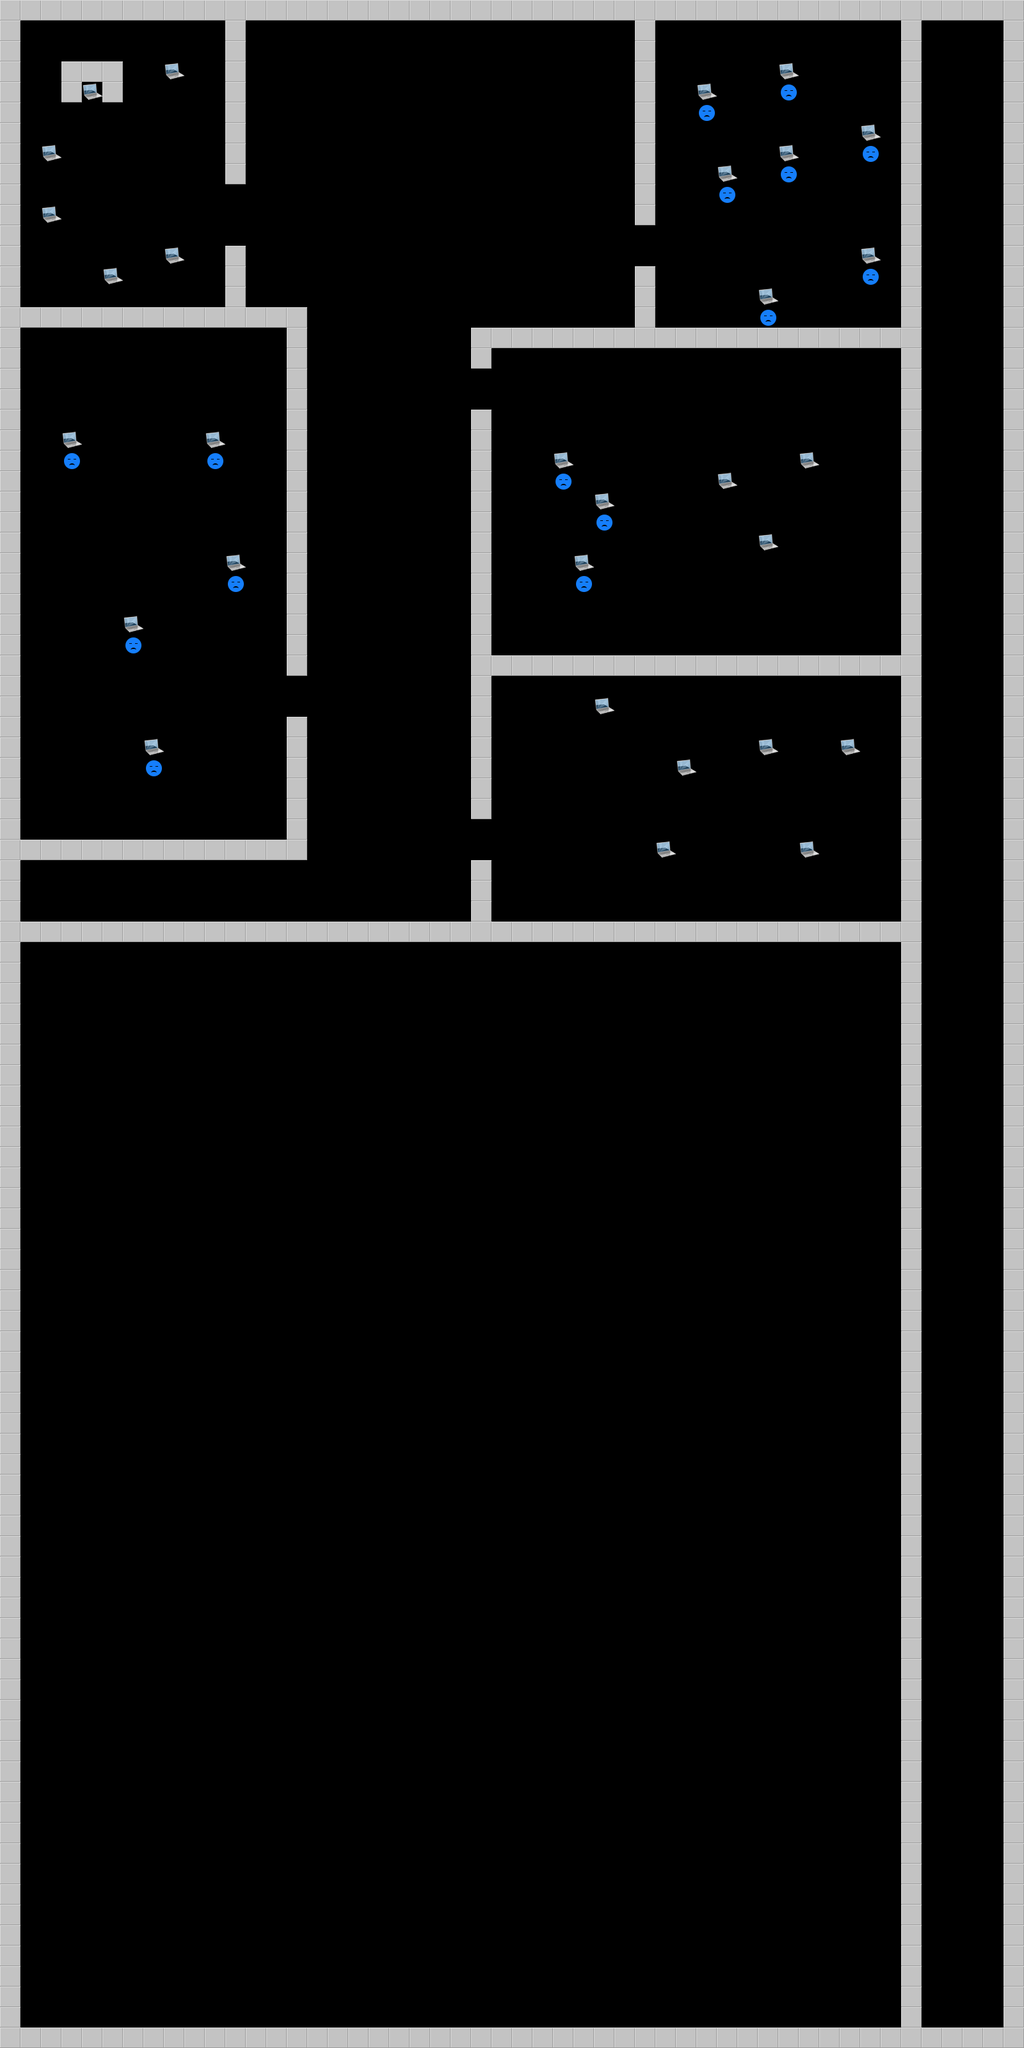

The image is a tile-based game level rendered from a .tmx file. Its description and source (layers, tilesets, objects; grid data summarised) follow:
An orthogonal 50x100 tile map with 32x32 px tiles, 1 tile layer (wall), 6 tilesets and 29 objects (24x blockers, 4x mentor, player).

<map version="1.0" orientation="orthogonal" renderorder="right-down" width="50" height="100" tilewidth="32" tileheight="32">
 <tileset firstgid="1" name="tiles" tilewidth="32" tileheight="32">
  <image source="img/tiles.png" width="32" height="32" />
  <terraintypes>
   <terrain name="New Terrain" tile="-1" />
  </terraintypes>
 </tileset>
 <tileset firstgid="2" name="triggers" tilewidth="32" tileheight="32">
  <image source="img/triggers.png" width="192" height="32" />
 </tileset>
 <tileset firstgid="8" name="Team" tilewidth="32" tileheight="32">
  <image source="img/team.png" width="32" height="32" />
 </tileset>
 <tileset firstgid="9" name="Laptop" tilewidth="32" tileheight="32">
  <image source="img/laptop.png" width="32" height="32" />
 </tileset>
 <tileset firstgid="10" name="enemy" tilewidth="32" tileheight="32">
  <image source="img/enemy.png" width="32" height="32" />
 </tileset>
 <tileset firstgid="11" name="enemy" tilewidth="32" tileheight="32">
  <image source="img/enemy2.png" width="32" height="32" />
 </tileset>
 <layer name="wall" width="50" height="100">
  <data>[5000 cells, 632 non-empty, 4 distinct tile ids]</data>
 </layer>
 <objectgroup name="triggers" visible="0">
  <object name="player" x="129" y="169" width="31" height="29">
   <properties>
    <property name="player" value="player" />
   </properties>
  </object>
  <object name="mentor" x="450" y="1376.67" width="24.3333" height="22.3333">
   <properties>
    <property name="mentor" value="mentor" />
   </properties>
  </object>
  <object name="mentor" x="278.667" y="249.333" width="33.3333" height="30.6667">
   <properties>
    <property name="mentor" value="mentor" />
   </properties>
  </object>
  <object name="mentor" x="446.667" y="229.333" width="40" height="34.6667">
   <properties>
    <property name="mentor" value="mentor" />
   </properties>
  </object>
  <object name="mentor" x="674.667" y="401.333" width="41.3333" height="37.3333">
   <properties>
    <property name="mentor" value="mentor" />
   </properties>
  </object>
 </objectgroup>
 <objectgroup name="collision" visible="0">
  <object name="blockers" x="33" y="14" width="1375" height="17">
   <properties>
    <property name="blockers" value="blockers" />
   </properties>
  </object>
  <object name="blockers" x="1409" y="40" width="29" height="3142">
   <properties>
    <property name="blockers" value="blockers" />
   </properties>
  </object>
  <object name="blockers" x="32" y="3171" width="1377" height="28">
   <properties>
    <property name="blockers" value="blockers" />
   </properties>
  </object>
  <object name="blockers" x="0" y="36" width="29" height="3134">
   <properties>
    <property name="blockers" value="blockers" />
   </properties>
  </object>
  <object name="blockers" x="353" y="32" width="29" height="257">
   <properties>
    <property name="blockers" value="blockers" />
   </properties>
  </object>
  <object name="blockers" x="352" y="387" width="29" height="93">
   <properties>
    <property name="blockers" value="blockers" />
   </properties>
  </object>
  <object name="blockers" x="32" y="482" width="447" height="28">
   <properties>
    <property name="blockers" value="blockers" />
   </properties>
  </object>
  <object name="blockers" x="448" y="513" width="32" height="543">
   <properties>
    <property name="blockers" value="blockers" />
   </properties>
  </object>
  <object name="blockers" x="448" y="1123" width="31" height="219">
   <properties>
    <property name="blockers" value="blockers" />
   </properties>
  </object>
  <object name="blockers" x="32" y="1313" width="415" height="29">
   <properties>
    <property name="blockers" value="blockers" />
   </properties>
  </object>
  <object name="blockers" x="33" y="1442" width="1374" height="28">
   <properties>
    <property name="blockers" value="blockers" />
   </properties>
  </object>
  <object name="blockers" x="992" y="36" width="30" height="312">
   <properties>
    <property name="blockers" value="blockers" />
   </properties>
  </object>
  <object name="blockers" x="993.333" y="418.667" width="30" height="93.3333">
   <properties>
    <property name="blockers" value="blockers" />
   </properties>
  </object>
  <object name="blockers" x="738.667" y="514.667" width="668" height="29">
   <properties>
    <property name="blockers" value="blockers" />
   </properties>
  </object>
  <object name="blockers" x="737.333" y="542.667" width="30" height="30.6667">
   <properties>
    <property name="blockers" value="blockers" />
   </properties>
  </object>
  <object name="blockers" x="736" y="642.667" width="30" height="634">
   <properties>
    <property name="blockers" value="blockers" />
   </properties>
  </object>
  <object name="blockers" x="736" y="1345.33" width="32" height="92">
   <properties>
    <property name="blockers" value="blockers" />
   </properties>
  </object>
  <object name="blockers" x="770.667" y="1028" width="638" height="28">
   <properties>
    <property name="blockers" value="blockers" />
   </properties>
  </object>
  <object name="blockers" x="65" y="224" width="28" height="60">
   <properties>
    <property name="blockers" value="blockers" />
   </properties>
  </object>
  <object name="blockers" x="256" y="99" width="28" height="60">
   <properties>
    <property name="blockers" value="blockers" />
   </properties>
  </object>
  <object name="blockers" x="259" y="386" width="28" height="60">
   <properties>
    <property name="blockers" value="blockers" />
   </properties>
  </object>
  <object name="blockers" x="161" y="416" width="28" height="60">
   <properties>
    <property name="blockers" value="blockers" />
   </properties>
  </object>
  <object name="blockers" x="66" y="322" width="28" height="60">
   <properties>
    <property name="blockers" value="blockers" />
   </properties>
  </object>
  <object name="blockers" x="1090" y="129" width="28" height="60">
   <properties>
    <property name="blockers" value="blockers" />
   </properties>
  </object>
 </objectgroup>
</map>
